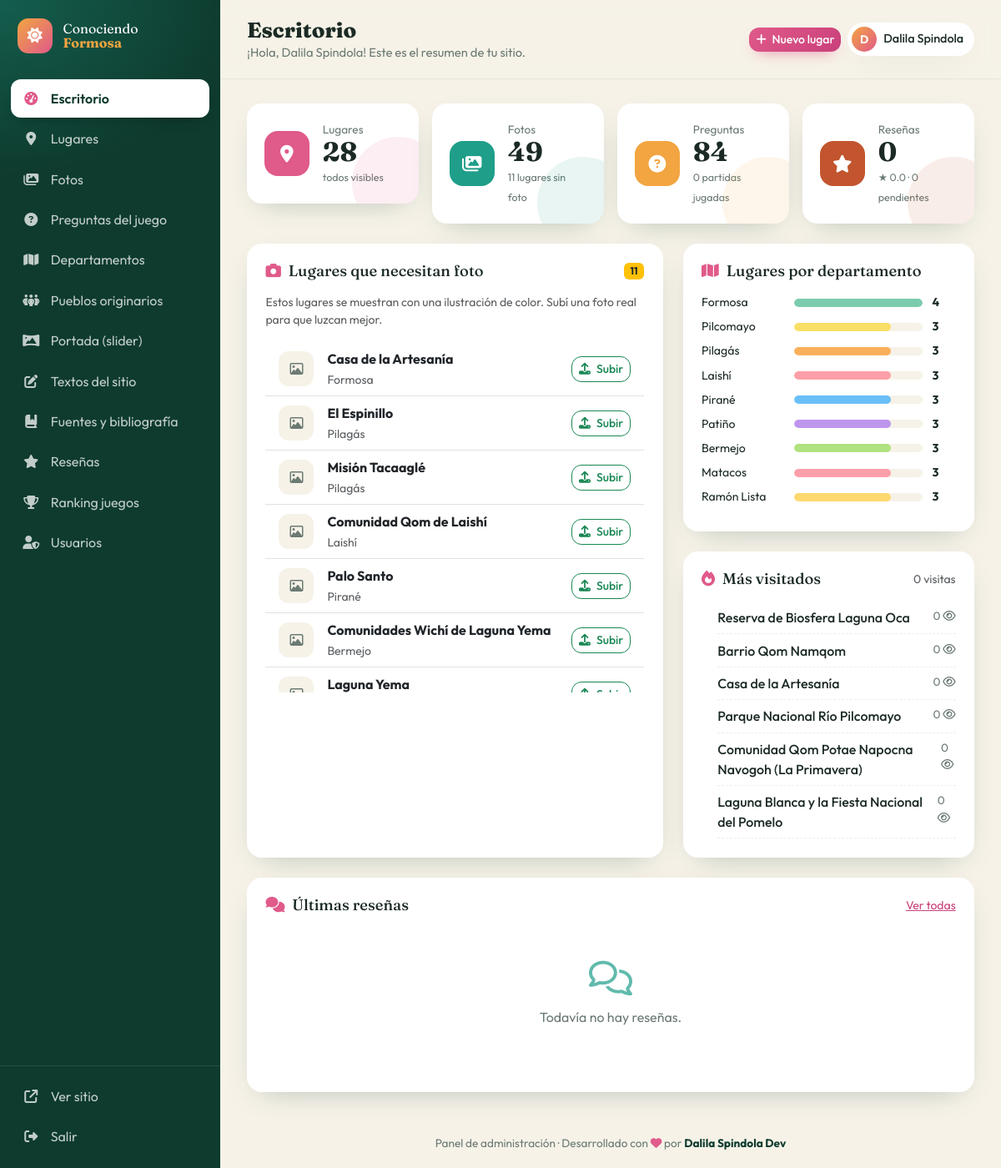
Page /admin/dashboard.php (signed in) on the committed database.
### tables this page shows
CREATE TABLE lugares (
  id INT AUTO_INCREMENT PRIMARY KEY,
  departamento_id INT NOT NULL,
  nombre VARCHAR(150) NOT NULL,
  slug VARCHAR(170) NOT NULL UNIQUE,
  categoria ENUM('cultura','naturaleza','paseo') NOT NULL DEFAULT 'cultura',
  resumen VARCHAR(255),
  descripcion TEXT,
  dato_curioso TEXT,
  importancia TEXT,
  habitantes TEXT,
  como_llegar TEXT,
  fuentes TEXT,
  lat DECIMAL(10,7) NOT NULL,
  lng DECIMAL(10,7) NOT NULL,
  map_x DECIMAL(6,3) NULL,
  map_y DECIMAL(6,3) NULL,
  destacado TINYINT(1) DEFAULT 0,
  activo TINYINT(1) DEFAULT 1,
  visitas INT DEFAULT 0,
  creado DATETIME DEFAULT CURRENT_TIMESTAMP,
  CONSTRAINT fk_lugar_depto FOREIGN KEY (departamento_id) REFERENCES departamentos(id) ON DELETE RESTRICT,
  INDEX (categoria), INDEX (activo)
);

CREATE TABLE departamentos (
  id INT AUTO_INCREMENT PRIMARY KEY,
  nombre VARCHAR(100) NOT NULL,
  slug VARCHAR(120) NOT NULL UNIQUE,
  cabecera VARCHAR(120),
  descripcion TEXT,
  color VARCHAR(7) DEFAULT '#2E9E6A',
  imagen VARCHAR(500),
  orden INT DEFAULT 0
);

### includes/funciones.php (called while the page is built, shortened)
<?php
function e($v): string
{
    return htmlspecialchars((string)($v ?? ''), ENT_QUOTES, 'UTF-8');
}
function asset(string $ruta, ?string $base = null): string
{
    $archivo = rtrim($base ?? ROOT_PATH, '/\\') . '/' . ltrim($ruta, '/');
    $v = is_file($archivo) ? filemtime($archivo) : time();
    return $ruta . '?v=' . $v;
}

### admin/dashboard.php (the view, shortened to what this page needs)
<?php
require_once __DIR__ . '/includes/bootstrap.php';
$pdo = db();
$c = $pdo->query("SELECT
    (SELECT COUNT(*) FROM lugares) lugares,
    (SELECT COUNT(*) FROM lugares WHERE activo=0) inactivos,
    (SELECT COUNT(*) FROM imagenes) fotos,
    (SELECT COUNT(*) FROM preguntas) preguntas,
    (SELECT COUNT(*) FROM resenas) resenas,
    (SELECT COUNT(*) FROM resenas WHERE estado='pendiente') pendientes,
    (SELECT COALESCE(ROUND(AVG(calificacion),1),0) FROM resenas WHERE estado='aprobada') promedio,
    (SELECT COUNT(*) FROM puntajes) partidas,
    (SELECT COALESCE(SUM(visitas),0) FROM lugares) visitas")->fetch();
$sinFoto = $pdo->query('SELECT l.id, l.nombre, d.nombre depto FROM lugares l JOIN departamentos d ON d.id=l.departamento_id
                        WHERE NOT EXISTS (SELECT 1 FROM imagenes i WHERE i.lugar_id = l.id) ORDER BY d.orden, l.nombre')->fetchAll();
$top = $pdo->query('SELECT id, nombre, visitas, categoria FROM lugares ORDER BY visitas DESC LIMIT 6')->fetchAll();
$ultimas = $pdo->query('SELECT r.*, l.nombre lugar FROM resenas r LEFT JOIN lugares l ON l.id=r.lugar_id ORDER BY r.creado DESC LIMIT 5')->fetchAll();
$porDepto = $pdo->query('SELECT d.nombre, d.color, COUNT(l.id) n FROM departamentos d LEFT JOIN lugares l ON l.departamento_id=d.id GROUP BY d.id ORDER BY d.orden')->fetchAll();
$maxDepto = max(array_column($porDepto, 'n') ?: [1]);
$titulo = 'Escritorio';
$seccion = 'dashboard';
$subtitulo = '¡Hola, ' . e($_SESSION['admin_nombre']) . '! Este es el resumen de tu sitio.';
$acciones = '<a href="lugar_form.php" class="btn btn-lapacho btn-sm"><i class="fa-solid fa-plus me-1"></i> Nuevo lugar</a>';
require __DIR__ . '/includes/header.php';
?>
<div class="row g-3 mb-4">
  <?php
  $tarjetas = [
      ['Lugares', $c['lugares'], 'fa-location-dot', 'lapacho', 'lugares.php', $c['inactivos'] ? $c['inactivos'] . ' ocultos' : 'todos visibles'],
      ['Fotos', $c['fotos'], 'fa-images', 'humedal', 'imagenes.php', count($sinFoto) . ' lugares sin foto'],
      ['Preguntas', $c['preguntas'], 'fa-circle-question', 'sol', 'preguntas.php', $c['partidas'] . ' partidas jugadas'],
      ['Reseñas', $c['resenas'], 'fa-star', 'tierra', 'resenas.php', '★ ' . $c['promedio'] . ' · ' . $c['pendientes'] . ' pendientes'],
  ];
  foreach ($tarjetas as $k => [$t, $n, $ic, $tono, $url, $extra]): ?>
    <div class="col-6 col-xl-3">
      <a href="<?= $url ?>" class="stat-card tone-<?= $tono ?>" style="--d:<?= $k * 80 ?>ms">
        <div class="stat-icon"><i class="fa-solid <?= $ic ?>"></i></div>
        <div><span class="stat-label"><?= $t ?></span><strong class="stat-num" data-count="<?= (int)$n ?>"><?= (int)$n ?></strong><small><?= e($extra) ?></small></div>
      </a>
    </div>
  <?php endforeach; ?>
</div>
<div class="row g-4">
  <div class="col-xl-7">
    <div class="panel h-100">
      <div class="panel-head"><h2><i class="fa-solid fa-camera"></i> Lugares que necesitan foto</h2><span class="badge bg-warning text-dark"><?= count($sinFoto) ?></span></div>
      <?php if ($sinFoto): ?>
        <p class="text-muted small">Estos lugares se muestran con una ilustración de color. Subí una foto real para que luzcan mejor.</p>
        <div class="list-group list-group-flush scroll-list">
          <?php foreach ($sinFoto as $l): ?>
            <div class="list-group-item d-flex align-items-center gap-3">
              <span class="ph-mini"><i class="fa-regular fa-image"></i></span>
              <div class="flex-grow-1"><strong><?= e($l['nombre']) ?></strong><br><small class="text-muted"><?= e($l['depto']) ?></small></div>
              <a href="imagenes.php?lugar=<?= $l['id'] ?>" class="btn btn-sm btn-outline-success"><i class="fa-solid fa-upload me-1"></i> Subir</a>
            </div>
          <?php endforeach; ?>
        </div>
      <?php else: ?>
        <div class="empty-state"><i class="fa-solid fa-circle-check"></i><p>¡Todos los lugares tienen foto!</p></div>
      <?php endif; ?>
    </div>
  </div>
  <div class="col-xl-5">
    <div class="panel mb-4">
      <div class="panel-head"><h2><i class="fa-solid fa-map"></i> Lugares por departamento</h2></div>
      <?php foreach ($porDepto as $d): ?>
        <div class="bar-row">
          <span><?= e($d['nombre']) ?></span>
          <div class="bar-track"><div class="bar-fill" style="--w:<?= round($d['n'] / $maxDepto * 100) ?>%;background:<?= e($d['color']) ?>"></div></div>
          <b><?= $d['n'] ?></b>
        </div>
      <?php endforeach; ?>
    </div>
    <div class="panel">
      <div class="panel-head"><h2><i class="fa-solid fa-fire"></i> Más visitados</h2><small class="text-muted"><?= (int)$c['visitas'] ?> visitas</small></div>
      <ol class="top-list">
        <?php foreach ($top as $t): ?>
          <li><a href="lugar_form.php?id=<?= $t['id'] ?>"><?= e($t['nombre']) ?></a><span><?= (int)$t['visitas'] ?> <i class="fa-regular fa-eye"></i></span></li>
        <?php endforeach; ?>
      </ol>
    </div>
  </div>
  <div class="col-12">
    <div class="panel">
      <div class="panel-head"><h2><i class="fa-solid fa-comments"></i> Últimas reseñas</h2><a href="resenas.php" class="small">Ver todas</a></div>
      <?php if ($ultimas): ?>
        <div class="table-responsive">
          <table class="table align-middle mb-0">
            <tbody>
              <?php foreach ($ultimas as $r): ?>
                <tr>
                  <td style="width:180px"><strong><?= e($r['nombre']) ?></strong><br><small class="text-muted"><?= date('d/m/Y H:i', strtotime($r['creado'])) ?></small></td>
                  <td class="text-warning text-nowrap"><?= str_repeat('★', $r['calificacion']) ?><span class="text-black-50"><?= str_repeat('☆', 5 - $r['calificacion']) ?></span></td>
                  <td><?= e(mb_strimwidth($r['comentario'], 0, 120, '…')) ?><?= $r['lugar'] ? '<br><small class="text-muted"><i class="fa-solid fa-location-dot"></i> ' . e($r['lugar']) . '</small>' : '' ?></td>
                  <td><span class="badge estado-<?= $r['estado'] ?>"><?= ucfirst($r['estado']) ?></span></td>
                </tr>
              <?php endforeach; ?>
            </tbody>
          </table>
        </div>
      <?php else: ?>
        <div class="empty-state"><i class="fa-regular fa-comments"></i><p>Todavía no hay reseñas.</p></div>
      <?php endif; ?>
    </div>
  </div>
</div>
<?php require __DIR__ . '/includes/footer.php'; ?>

### admin/includes/header.php (shortened to what this page needs)
<?php
$menu = [
    'dashboard'     => ['Escritorio', 'fa-gauge-high', 'dashboard.php'],
    'lugares'       => ['Lugares', 'fa-location-dot', 'lugares.php'],
    'imagenes'      => ['Fotos', 'fa-images', 'imagenes.php'],
    'preguntas'     => ['Preguntas del juego', 'fa-circle-question', 'preguntas.php'],
    'departamentos' => ['Departamentos', 'fa-map', 'departamentos.php'],
    'pueblos'       => ['Pueblos originarios', 'fa-people-group', 'pueblos.php'],
    'slides'        => ['Portada (slider)', 'fa-panorama', 'slides.php'],
    'contenido'     => ['Textos del sitio', 'fa-pen-to-square', 'contenido.php'],
    'bibliografia'  => ['Fuentes y bibliografía', 'fa-book-bookmark', 'bibliografia.php'],
    'resenas'       => ['Reseñas', 'fa-star', 'resenas.php'],
    'puntajes'      => ['Ranking juegos', 'fa-trophy', 'puntajes.php'],
    'usuarios'      => ['Usuarios', 'fa-user-shield', 'usuarios.php'],
];
?>
<!DOCTYPE html>
<html lang="es">
<head>
  <link href="https://cdn.jsdelivr.net/npm/bootstrap@5.3.3/dist/css/bootstrap.min.css" rel="stylesheet">
  <link href="https://cdnjs.cloudflare.com/ajax/libs/font-awesome/6.5.2/css/all.min.css" rel="stylesheet">
  <link href="<?= asset('assets/admin.css', __DIR__ . '/..') ?>" rel="stylesheet">
</head>
<body class="admin">
<aside class="sidebar" id="sidebar">
  <a href="dashboard.php" class="sb-brand">
    <span class="brand-mark"><i class="fa-solid fa-sun"></i></span>
    <span>Conociendo<br><strong>Formosa</strong></span>
  </a>
  <nav class="sb-nav">
    <?php foreach ($menu as $k => [$txt, $ic, $url]): ?>
      <a href="<?= $url ?>" class="<?= $seccion === $k ? 'active' : '' ?>">
        <i class="fa-solid <?= $ic ?>"></i><span><?= $txt ?></span>
      </a>
    <?php endforeach; ?>
  </nav>
  <div class="sb-foot">
    <a href="../" target="_blank"><i class="fa-solid fa-arrow-up-right-from-square"></i><span>Ver sitio</span></a>
    <a href="logout.php"><i class="fa-solid fa-right-from-bracket"></i><span>Salir</span></a>
  </div>
</aside>
<main class="admin-main">
  <header class="topbar">
    <div>
      <h1 class="topbar-title"><?= e($titulo) ?></h1>
      <?php if (!empty($subtitulo)): ?><p class="topbar-sub"><?= $subtitulo ?></p><?php endif; ?>
    </div>
    <div class="ms-auto d-flex align-items-center gap-2">
      <?= $acciones ?? '' ?>
      <div class="user-pill"><span class="avatar-sm"><?= e(mb_strtoupper(mb_substr($_SESSION['admin_nombre'] ?? 'A', 0, 1))) ?></span><span class="d-none d-md-inline"><?= e($_SESSION['admin_nombre'] ?? '') ?></span></div>
    </div>
  </header>
  <div class="admin-content">

### admin/includes/footer.php (shortened to what this page needs)
  </div>
  <footer class="admin-footer">Panel de administración · Desarrollado con <i class="fa-solid fa-heart"></i> por <strong>Dalila Spindola Dev</strong></footer>
</main>
</body>
</html>

### rows in the picture
lugares: nombre "Casa de la Artesanía", departamento.nombre "Formosa", visitas "0"
lugares: nombre "El Espinillo", departamento.nombre "Pilagás"
lugares: nombre "Misión Tacaaglé", departamento.nombre "Pilagás"
lugares: nombre "Comunidad Qom de Laishí", departamento.nombre "Laishí"
lugares: nombre "Palo Santo", departamento.nombre "Pirané"
lugares: nombre "Comunidades Wichí de Laguna Yema", departamento.nombre "Bermejo"
lugares: nombre "Laguna Yema"
lugares: nombre "Reserva de Biosfera Laguna Oca", visitas "0"
lugares: nombre "Barrio Qom Namqom", visitas "0"
lugares: nombre "Parque Nacional Río Pilcomayo", visitas "0"
lugares: nombre "Comunidad Qom Potae Napocna Navogoh (La Primavera)", visitas "0"
lugares: nombre "Laguna Blanca y la Fiesta Nacional del Pomelo", visitas "0"

### other values in the picture
$txt "Escritorio"
$txt "Lugares"
$txt "Fotos"
$txt "Preguntas del juego"
$txt "Departamentos"
$txt "Pueblos originarios"
$txt "Portada (slider)"
$txt "Textos del sitio"
$txt "Fuentes y bibliografía"
$txt "Reseñas"
$txt "Ranking juegos"
$txt "Usuarios"
$titulo "Escritorio"
$subtitulo "¡Hola, Dalila Spindola! Este es el resumen de tu sitio."
mb_strtoupper(mb_substr($_SESSION['admin_nombre'] ?? 'A', 0, 1)) "D"
